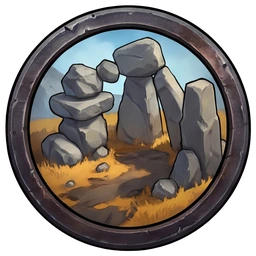
#> input picture client/assets/tokens/markers/qf_r3_q067_giant_boulder_picket.webp, 256 x 256 px
$ python slice_weapon_sheets_advanced.py --src ../../client/assets/tokens/markers/qf_r3_q067_giant_boulder_picket.webp
#> lines starting #> are read from the running program, lines starting #| are printed output that depends on the picture
### imageprompts/magenta-removal/core_chroma_key.py
"""
core_chroma_key.py
The canonical mathematical chroma-key & de-spill engine for ROD.
Preserves dark chiaroscuro shadows, metallic reflections, and edge anti-aliasing
without pink halos or jagged edges.

Algorithm:
1. Boundary Isolation: Connected flood-fill from perimeter borders isolates exterior background.
2. Outer Transition Isolation: Morphological dilation into the sprite perimeter isolates fringe pixels.
3. Mathematical Bleed: Calculates excess magenta bleed min(R - G, B - G).
4. Anti-Aliasing Linear Ramp: Smooth dual-threshold ramp (t_low to t_high).
5. Confined Edge Smoothing: Subtle Gaussian smoothing confined strictly to the transition zone
   (ensures exterior background remains 100% transparent with zero blur leakage).
6. Luminance-Preserving De-Spill: Subtracts bleed excess from R & B and neutralizes magenta HSV hue,
   preserving luminance value to match adjacent metal frame or shadow.
"""

import colorsys
import cv2
import numpy as np
from PIL import Image

def key_magenta_sprite(
    img_or_arr,
    t_low=15.0,
    t_high=140.0,
    crop_bbox=True,
    border_pad=0,
    include_interior_voids=False,
    smart_interior_voids=False,
    despill_edge_only=False,
):
    if isinstance(img_or_arr, Image.Image):
        arr = np.array(img_or_arr.convert("RGB"), dtype=np.float32)
    else:
        arr = img_or_arr.astype(np.float32)

    ch, cw = arr.shape[:2]
    r = arr[:, :, 0]
    g = arr[:, :, 1]
    b = arr[:, :, 2]

    # 1. Identify magenta pixels (RGB threshold and hue isolation)
    is_mag = (r > 130) & (b > 130) & (g < 140) & ((r - g) > 25) & ((b - g) > 25)
    magenta_bleed = np.maximum(0.0, np.minimum(r - g, b - g))

    if include_interior_voids:
        # Include both outer perimeter and enclosed interior apertures (e.g. sword basket hilts, rings)
        bg_mask = is_mag.astype(np.uint8)
    else:
        # Connected-component flood fill from perimeter borders only
        flood_mask = np.zeros((ch + 2, cw + 2), dtype=np.uint8)
        flood_mask[1:-1, 1:-1] = (~is_mag).astype(np.uint8)

        seed_points = []
        for x in range(cw):
            if is_mag[0, x]: seed_points.append((x, 0))
            if is_mag[ch - 1, x]: seed_points.append((x, ch - 1))
        for y in range(ch):
            if is_mag[y, 0]: seed_points.append((0, y))
            if is_mag[y, cw - 1]: seed_points.append((cw - 1, y))

        for sx, sy in seed_points:
            if flood_mask[sy + 1, sx + 1] == 0:
                cv2.floodFill(flood_mask, None, (sx + 1, sy + 1), 2)

        bg_mask = (flood_mask[1:-1, 1:-1] == 2).astype(np.uint8)

        # Clean stray isolated corners
        corner_mag = is_mag & ((np.arange(cw)[None, :] < 50) | (np.arange(cw)[None, :] > cw - 50)) & \
                              ((np.arange(ch)[:, None] < 50) | (np.arange(ch)[:, None] > ch - 50))
        bg_mask |= corner_mag.astype(np.uint8)

        if smart_interior_voids:
            # Key trapped #FF00FF studio holes inside limbs/weapons while preserving painted purples/crimsons
            interior_mag = is_mag & (bg_mask == 0)
            n_lbl, lbls, stats, _ = cv2.connectedComponentsWithStats(interior_mag.astype(np.uint8))
            for k in range(1, n_lbl):
                area = int(stats[k, cv2.CC_STAT_AREA])
                comp_mask = (lbls == k)
                comp_bleed = magenta_bleed[comp_mask]
                comp_g = g[comp_mask]
                if area >= 12:
                    p90_bl = float(np.percentile(comp_bleed, 90))
                    p10_g = float(np.percentile(comp_g, 10))
                    is_void = (p90_bl >= 120.0 and p10_g <= 50.0) or (p90_bl >= 150.0 and p10_g <= 75.0)
                else:
                    is_void = (float(comp_bleed.max()) >= 140.0 and float(comp_g.min()) <= 40.0)
                if is_void:
                    bg_mask[comp_mask] = 1

    # 2. Outer rim transition zone: dilate bg_mask slightly into sprite edge
    kernel_rim = cv2.getStructuringElement(cv2.MORPH_ELLIPSE, (7, 7))
    rim_transition = cv2.dilate(bg_mask, kernel_rim, iterations=2) & (~bg_mask)

    # 4. Anti-aliasing alpha ramp (using precomputed mathematical magenta bleed)
    alpha = np.full((ch, cw), 255.0, dtype=np.float32)
    alpha[bg_mask == 1] = 0.0

    trans_pixels = (rim_transition == 1)
    ramp_alpha = np.where(
        magenta_bleed[trans_pixels] >= t_high,
        0.0,
        np.where(
            magenta_bleed[trans_pixels] <= t_low,
            255.0,
            255.0 * (t_high - magenta_bleed[trans_pixels]) / (t_high - t_low)
        )
    )
    alpha[trans_pixels] = ramp_alpha

    # 5. Confined Gaussian smoothing on alpha edge (bg_mask strictly 0)
    blurred_alpha = cv2.GaussianBlur(alpha, (3, 3), 0.5)
    final_alpha = np.where(bg_mask == 1, 0.0, np.where(trans_pixels, blurred_alpha, alpha))
    final_alpha = np.where(final_alpha < 8.0, 0.0, final_alpha).clip(0, 255).astype(np.uint8)

    # 6. De-spill & color correction: subtract bleed excess along boundary/extreme hotspots
    new_r = r.copy()
    new_g = g.copy()
    new_b = b.copy()

    if despill_edge_only:
        despill_mask = (final_alpha > 0) & (((rim_transition == 1) & (magenta_bleed > 5.0)) | (magenta_bleed > 125.0))
    else:
        despill_mask = (final_alpha > 0) & (magenta_bleed > 5.0)
    new_r[despill_mask] = np.clip(new_r[despill_mask] - magenta_bleed[despill_mask], 0, 255)
    new_b[despill_mask] = np.clip(new_b[despill_mask] - magenta_bleed[despill_mask], 0, 255)

    # Secondary HSV check to neutralize remaining magenta hue saturation
    hsv_check_zone = (trans_pixels) & (final_alpha > 0)
    hsv_indices = np.argwhere(hsv_check_zone)
    for y, x in hsv_indices:
        pr, pg, pb = new_r[y, x] / 255.0, new_g[y, x] / 255.0, new_b[y, x] / 255.0
        h, s, v = colorsys.rgb_to_hsv(pr, pg, pb)
        if 0.75 < h < 0.95 and s > 0.08:
            nr, ng, nb = colorsys.hsv_to_rgb(h, 0.0, v)
            new_r[y, x] = nr * 255.0
            new_g[y, x] = ng * 255.0
            new_b[y, x] = nb * 255.0

    out_arr = np.dstack((new_r.astype(np.uint8), new_g.astype(np.uint8), new_b.astype(np.uint8), final_alpha))
    out_img = Image.fromarray(out_arr, "RGBA")

    if crop_bbox:
        bbox = out_img.getbbox()
        if bbox:
            if border_pad > 0:
                x0 = max(0, bbox[0] - border_pad)
                y0 = max(0, bbox[1] - border_pad)
                x1 = min(cw, bbox[2] + border_pad)
                y1 = min(ch, bbox[3] + border_pad)
                out_img = out_img.crop((x0, y0, x1, y1))
            else:
                out_img = out_img.crop(bbox)

    return out_img

### imageprompts/magenta-removal/slice_weapon_sheets_advanced.py
"""
slice_weapon_sheets_advanced.py
The canonical 5x5 image slicing & chroma-key pipeline for weapons & spell implements.

Extracts distinct weapon sprites from 5x5 sheets (2048x2048):
- 5x5 Grid per Sheet: 5 item rows x 5 craftsmanship tiers (Columns 1-5 = Tiers 1-5)
- 25 icons per sheet = 25 transparent PNG sprites
- Canonical DB items (36 total) are saved to client/public/images/icons/weapons/
- Extra non-database items (4 total: Sheet 6 rows 2-4 and Sheet 8 row 4) are discarded

Uses core_chroma_key for mathematical de-spill, luminance matching, and anti-aliasing.
Outputs to:
- client/public/images/icons/weapons/{tier_slug}/
- client/public/images/icons/weapons/{tier_slug}/{category}/
"""

import argparse
import os
import sys
from PIL import Image, ImageDraw, ImageFont
import numpy as np

# Ensure imageprompts/magenta-removal is on Python path
CURRENT_DIR = os.path.dirname(os.path.abspath(__file__))
if CURRENT_DIR not in sys.path:
    sys.path.append(CURRENT_DIR)

from core_chroma_key import key_magenta_sprite

# Canonical item keys across weapon sheets
SHEET_ITEM_MAPPING = {
    1: [
        {"row": 0, "id": "longsword", "name": "Longsword", "slot": "mainhand", "category": "martial_melee"},
        {"row": 1, "id": "greatsword", "name": "Greatsword", "slot": "twohand", "category": "martial_melee"},
        {"row": 2, "id": "shortsword", "name": "Shortsword", "slot": "mainhand", "category": "martial_melee"},
        {"row": 3, "id": "scimitar", "name": "Scimitar", "slot": "mainhand", "category": "martial_melee"},
        {"row": 4, "id": "rapier", "name": "Rapier", "slot": "mainhand", "category": "martial_melee"},
    ],
    2: [
        {"row": 0, "id": "battleaxe", "name": "Battleaxe", "slot": "mainhand", "category": "martial_melee"},
        {"row": 1, "id": "greataxe", "name": "Greataxe", "slot": "twohand", "category": "martial_melee"},
        {"row": 2, "id": "handaxe", "name": "Handaxe", "slot": "mainhand", "category": "simple_melee"},
        {"row": 3, "id": "maul", "name": "Maul", "slot": "twohand", "category": "martial_melee"},
        {"row": 4, "id": "greatclub", "name": "Greatclub", "slot": "twohand", "category": "simple_melee"},
    ],
    3: [
        {"row": 0, "id": "warhammer", "name": "Warhammer", "slot": "mainhand", "category": "martial_melee"},
        {"row": 1, "id": "light_hammer", "name": "Light Hammer", "slot": "mainhand", "category": "simple_melee"},
        {"row": 2, "id": "war_pick", "name": "War Pick", "slot": "mainhand", "category": "martial_melee"},
        {"row": 3, "id": "mace", "name": "Mace", "slot": "mainhand", "category": "simple_melee"},
        {"row": 4, "id": "morningstar", "name": "Morningstar", "slot": "mainhand", "category": "martial_melee"},
    ],
    4: [
        {"row": 0, "id": "dagger", "name": "Dagger", "slot": "mainhand", "category": "simple_melee"},
        {"row": 1, "id": "sickle", "name": "Sickle", "slot": "mainhand", "category": "simple_melee"},
        {"row": 2, "id": "club", "name": "Club", "slot": "mainhand", "category": "simple_melee"},
        {"row": 3, "id": "flail", "name": "Flail", "slot": "mainhand", "category": "martial_melee"},
        {"row": 4, "id": "quarterstaff", "name": "Quarterstaff", "slot": "twohand", "category": "simple_melee"},
    ],
    5: [
        {"row": 0, "id": "spear", "name": "Spear", "slot": "mainhand", "category": "simple_melee"},
        {"row": 1, "id": "pike", "name": "Pike", "slot": "twohand", "category": "martial_melee"},
        {"row": 2, "id": "halberd", "name": "Halberd", "slot": "twohand", "category": "martial_melee"},
        {"row": 3, "id": "glaive", "name": "Glaive", "slot": "twohand", "category": "martial_melee"},
        {"row": 4, "id": "javelin", "name": "Javelin", "slot": "mainhand", "category": "simple_melee"},
    ],
    6: [
        {"row": 0, "id": "lance", "name": "Lance", "slot": "twohand", "category": "martial_melee"},
        {"row": 1, "id": "trident", "name": "Trident", "slot": "mainhand", "category": "martial_melee"},
        {"row": 2, "id": "lucerne_hammer", "name": "Lucerne Hammer", "slot": "twohand", "category": "martial_melee", "extra": True},
        {"row": 3, "id": "bec_de_corbin", "name": "Bec de Corbin", "slot": "twohand", "category": "martial_melee", "extra": True},
        {"row": 4, "id": "war_scythe", "name": "War Scythe", "slot": "twohand", "category": "martial_melee", "extra": True},
    ],
    7: [
        {"row": 0, "id": "shortbow", "name": "Shortbow", "slot": "twohand", "category": "simple_ranged"},
        {"row": 1, "id": "longbow", "name": "Longbow", "slot": "twohand", "category": "martial_ranged"},
        {"row": 2, "id": "hand_crossbow", "name": "Hand Crossbow", "slot": "mainhand", "category": "martial_ranged"},
        {"row": 3, "id": "light_crossbow", "name": "Light Crossbow", "slot": "twohand", "category": "simple_ranged"},
        {"row": 4, "id": "heavy_crossbow", "name": "Heavy Crossbow", "slot": "twohand", "category": "martial_ranged"},
    ],
    8: [
        {"row": 0, "id": "swift_wand", "name": "Swift Wand", "slot": "mainhand", "category": "arcane_wand"},
        {"row": 1, "id": "war_wand", "name": "War Wand", "slot": "mainhand", "category": "arcane_wand"},
        {"row": 2, "id": "heavy_rod", "name": "Heavy Rod", "slot": "mainhand", "category": "arcane_wand"},
        {"row": 3, "id": "scepter", "name": "Scepter", "slot": "twohand", "category": "arcane_wand"},
        {"row": 4, "id": "archmage_scepter", "name": "Archmage Scepter", "slot": "twohand", "category": "arcane_wand", "extra": True},
    ],
    9: [
        {"row": 0, "id": "warsword", "name": "Warsword", "slot": "twohand", "category": "martial_melee"},
        {"row": 1, "id": "waraxe", "name": "Waraxe", "slot": "twohand", "category": "martial_melee"},
        {"row": 2, "id": "polehammer", "name": "Polehammer", "slot": "twohand", "category": "martial_melee"},
        {"row": 3, "id": "mattock", "name": "Mattock", "slot": "twohand", "category": "martial_melee"},
        {"row": 4, "id": "war_fork", "name": "War Fork", "slot": "twohand", "category": "martial_melee"},
    ],
    10: [
        {"row": 0, "id": "stiletto", "name": "Stiletto", "slot": "mainhand", "category": "simple_melee"},
        {"row": 1, "id": "sword", "name": "Sword", "slot": "mainhand", "category": "martial_melee"},
        {"row": 2, "id": "saber", "name": "Saber", "slot": "mainhand", "category": "martial_melee"},
        {"row": 3, "id": "estoc", "name": "Estoc", "slot": "mainhand", "category": "martial_melee"},
        {"row": 4, "id": "war_spear", "name": "War Spear", "slot": "twohand", "category": "simple_melee"},
    ],
    11: [
        {"row": 0, "id": "greatstaff", "name": "Greatstaff", "slot": "twohand", "category": "simple_melee"},
        {"row": 1, "id": "net", "name": "Net", "slot": "mainhand", "category": "martial_ranged", "extra": True},
        {"row": 2, "id": "practice_cudgel", "name": "Practice Cudgel", "slot": "mainhand", "category": "simple_melee", "extra": True},
        {"row": 3, "id": "throwing_knife", "name": "Throwing Knife", "slot": "mainhand", "category": "simple_melee", "extra": True},
        {"row": 4, "id": "wooden_stake", "name": "Wooden Stake", "slot": "mainhand", "category": "simple_melee", "extra": True},
    ]
}

TIER_NAMES = [
    "Tier 1 (Common / Crude)",
    "Tier 2 (Sturdy / Standard)",
    "Tier 3 (Veteran / Reinforced)",
    "Tier 4 (Artisan / Masterwork)",
    "Tier 5 (Sovereign / Apex)"
]

TIER_SLUGS = [
    "common",
    "uncommon",
    "rare",
    "very_rare",
    "legendary"
]

def slice_single_5x5_sheet(
    src_path,
    sheet_num=1,
    out_dir="client/public/images/icons/weapons",
    cell_inset=0,
    border_pad=6,
    generate_preview=True,
    preview_path=None,
    discard_extras=True
):
    """
    Slices a single 5x5 weapon sheet and keys out the #FF00FF magenta background.
    If discard_extras is True, items marked with 'extra': True are not saved to out_dir.
    """
#> called with sheet_num = 1, out_dir = 'client/public/images/icons/weapons', cell_inset = 0, border_pad = 6, generate_preview = False, discard_extras = True
    if not os.path.exists(src_path):
        print(f"[-] Source image not found: {src_path}")
        return 0, 0

    if sheet_num not in SHEET_ITEM_MAPPING:
        print(f"[-] Invalid sheet number {sheet_num}. Expected 1-8.")
        return 0, 0

    os.makedirs(out_dir, exist_ok=True)
    img = Image.open(src_path).convert("RGB")
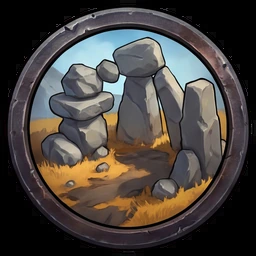
#> img: PIL image 256x256 RGB; mean R, G, B 72, 66.1, 62.1
    w, h = img.size
    print(f"\n[+] Processing Weapon Sheet {sheet_num}: {src_path} ({w}x{h}) -> {out_dir}")
#| [+] Processing Weapon Sheet 1: ../../client/assets/tokens/markers/qf_r3_q067_giant_boulder_picket.webp (256x256) -> client/public/images/icons/weapons

    row_defs = SHEET_ITEM_MAPPING[sheet_num]
    saved_count = 0
    discarded_count = 0

    # For composite preview
    preview_cells = []

    for r_idx in range(5):
        item_info = row_defs[r_idx]
        item_id = item_info["id"]
        item_name = item_info["name"]
        category = item_info.get("category", "melee")
        is_extra = item_info.get("extra", False)

        y1 = max(0, int(round(r_idx * h / 5.0)) + cell_inset)
        y2 = min(h, int(round((r_idx + 1) * h / 5.0)) - cell_inset)

        row_cells = []

        for c_idx in range(5):
            tier_num = c_idx + 1
            x1 = max(0, int(round(c_idx * w / 5.0)) + cell_inset)
            x2 = min(w, int(round((c_idx + 1) * w / 5.0)) - cell_inset)

            cell_img = img.crop((x1, y1, x2, y2))

            # Apply canonical mathematical chroma-keying with interior void removal
            keyed_sprite = key_magenta_sprite(
                cell_img,
                t_low=15.0,
                t_high=140.0,
                crop_bbox=True,
                border_pad=border_pad,
                include_interior_voids=True
            )

            tier_slug = TIER_SLUGS[c_idx]
            tier_desc = TIER_NAMES[c_idx]

            if is_extra and discard_extras:
                discarded_count += 1
                print(f"    [DISCARDED EXTRA] Row {r_idx+1} Col {c_idx+1}: {item_name} [{tier_desc}] (Non-database item)")
            else:
                # 1. Save to category subfolder: {out_dir}/{tier_slug}/{category}/{item_id}.png
                cat_dir = os.path.join(out_dir, tier_slug, category)
                os.makedirs(cat_dir, exist_ok=True)
                cat_file = os.path.join(cat_dir, f"{item_id}.png")
                keyed_sprite.save(cat_file, "PNG")

                # 2. Save directly to tier folder: {out_dir}/{tier_slug}/{item_id}.png
                tier_dir = os.path.join(out_dir, tier_slug)
                os.makedirs(tier_dir, exist_ok=True)
                flat_file = os.path.join(tier_dir, f"{item_id}.png")
                keyed_sprite.save(flat_file, "PNG")

                saved_count += 1
                print(f"    - Row {r_idx+1} Col {c_idx+1}: {item_name} [{tier_desc}] -> {tier_slug}/{item_id}.png ({keyed_sprite.size})")

            row_cells.append(keyed_sprite)

        preview_cells.append(row_cells)
#> this loop made 5 passes
#> pass 1, in key_magenta_sprite, `out_img = Image.fromarray(out_arr, "RGBA")`:
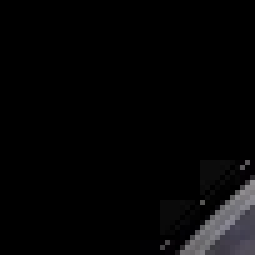
#> out_img: PIL image 51x51 RGBA (shown 5 times larger); mean R, G, B, A 5.5, 5.4, 5.8, 255
#> pass 1, in key_magenta_sprite (call 2), `arr = np.array(img_or_arr.convert("RGB"), dtype=np.float32)`:
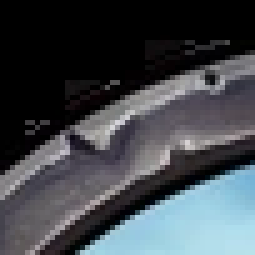
#> arr: shape (51, 51, 3) float32 (shown 5 times larger); mean R, G, B 65.2, 70.3, 75.6
#> pass 1, in key_magenta_sprite (call 2), `r = arr[:, :, 0]`:
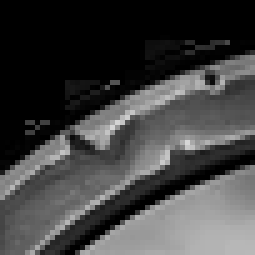
#> r: shape (51, 51) float32 (shown 5 times larger); min 0, max 214, mean 65.2
#> pass 1, in key_magenta_sprite (call 2), `g = arr[:, :, 1]`:
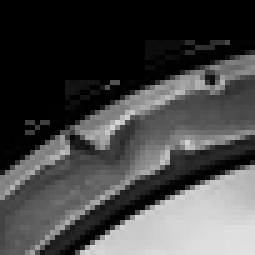
#> g: shape (51, 51) float32 (shown 5 times larger); min 0, max 226, mean 70.3
#> after the loop:
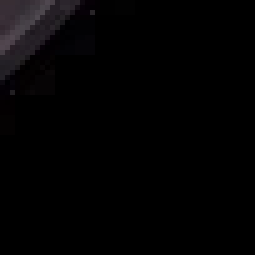
#> cell_img: PIL image 51x51 RGB (shown 5 times larger); mean R, G, B 3.1, 2.6, 3.1
#> after the loop, discarded_count = 0; preview_cells = 5 items; saved_count = 25

    # Optional composite preview generation on dark neutral background
    if generate_preview and preview_path:
        create_composite_preview(preview_cells, row_defs, preview_path)

    return saved_count, discarded_count

# [96 lines left out: functions create_composite_preview, slice_all_sheets, not called in this run]

def main():
    parser = argparse.ArgumentParser(description="Slice 5x5 weapon sheets and chroma-key magenta.")
    parser.add_argument("--sheet", type=int, default=None, help="Specific sheet number (1-8)")
    parser.add_argument("--all", action="store_true", help="Slice all 8 sheets in sequence")
    parser.add_argument("--src", type=str, default=None, help="Source sheet image path")
    parser.add_argument("--out", type=str, default="client/public/images/icons/weapons", help="Output directory")
    parser.add_argument("--inset", type=int, default=0, help="Per-cell inset in pixels")
    parser.add_argument("--pad", type=int, default=6, help="Padding in pixels around bounding box")
    parser.add_argument("--preview", type=str, default=None, help="Optional output path for preview contact sheet")
    parser.add_argument("--no-discard", action="store_true", help="Do not discard extra non-database items")

    args = parser.parse_args()
    discard_extras = not args.no_discard

    if args.all or (args.sheet is None and args.src is None):
        slice_all_sheets(out_dir=args.out, discard_extras=discard_extras)
    else:
        sheet_num = args.sheet or 1
        src_path = args.src or f"assets/weapons/weapons_sheet_{sheet_num}.png"
        saved, discarded = slice_single_5x5_sheet(
            src_path=src_path,
            sheet_num=sheet_num,
            out_dir=args.out,
            cell_inset=args.inset,
            border_pad=args.pad,
            generate_preview=bool(args.preview),
            preview_path=args.preview,
            discard_extras=discard_extras
        )
#> saved = 25; discarded = 0
        print(f"\n=======================================================")
        print(f"Sheet {sheet_num} Slicing Complete! Saved: {saved}, Discarded: {discarded}")
#| Sheet 1 Slicing Complete! Saved: 25, Discarded: 0
        print(f"=======================================================\n")

if __name__ == "__main__":
    main()
